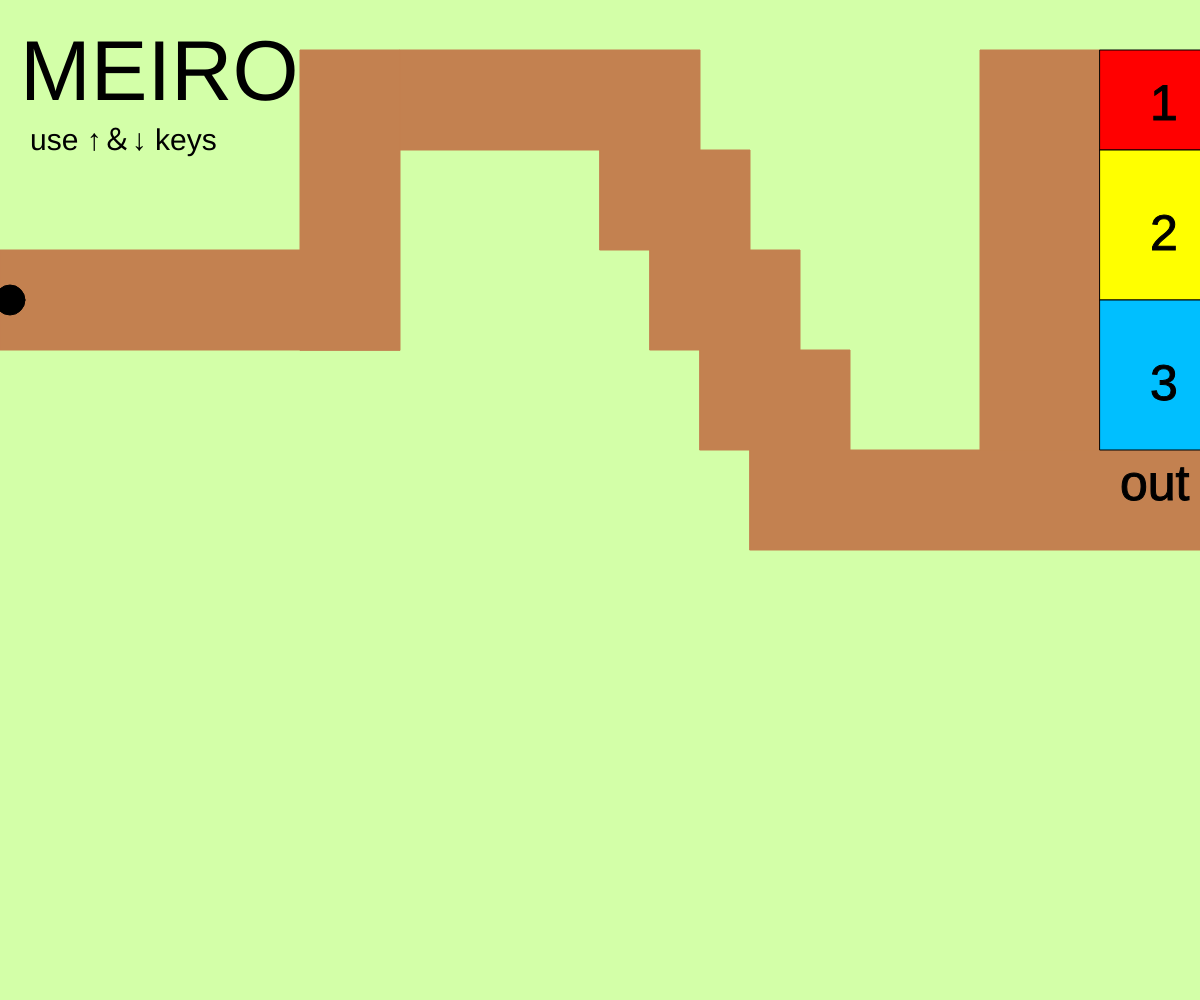
Frame 1 (no input)
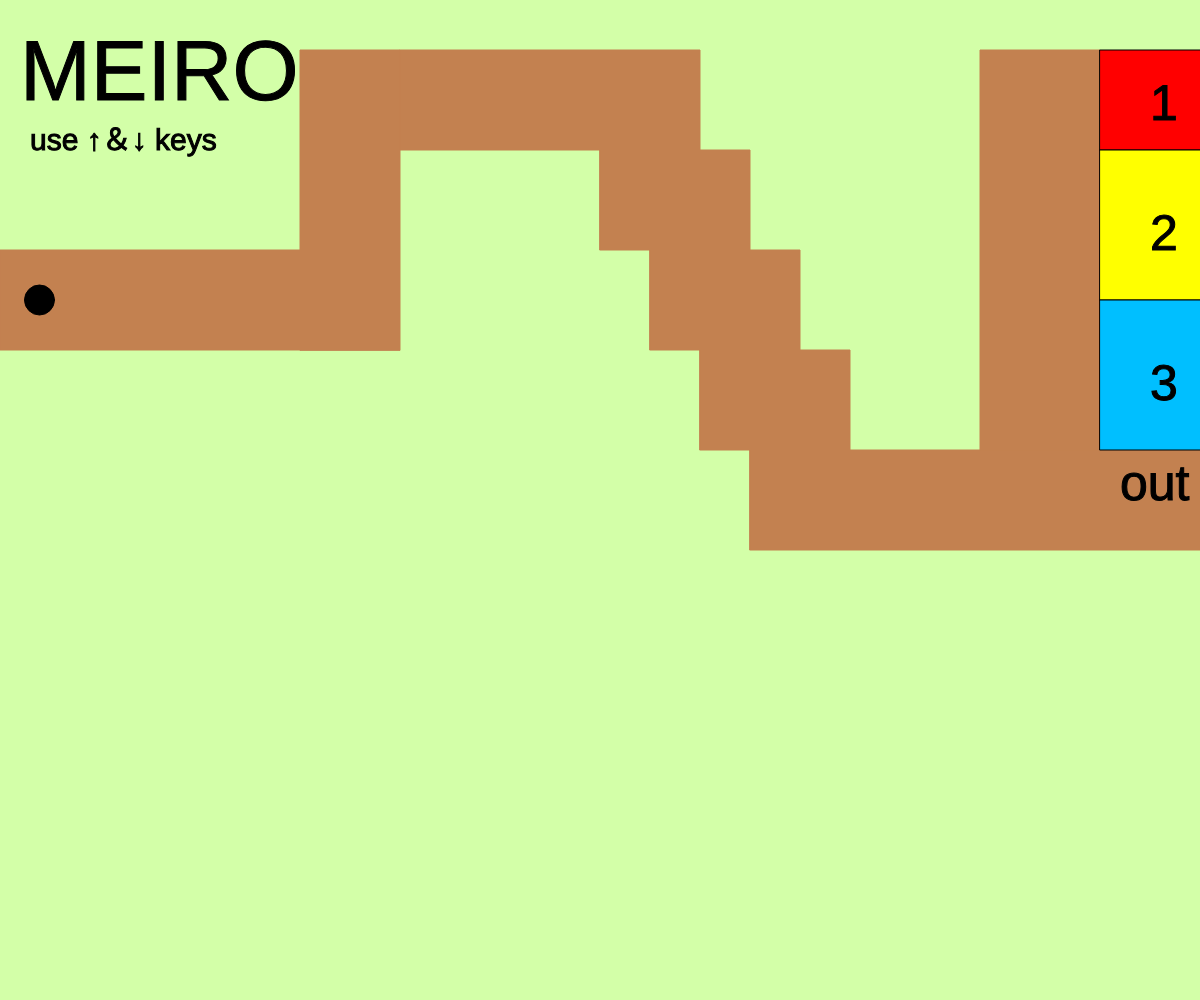
Frame 60 (no input)
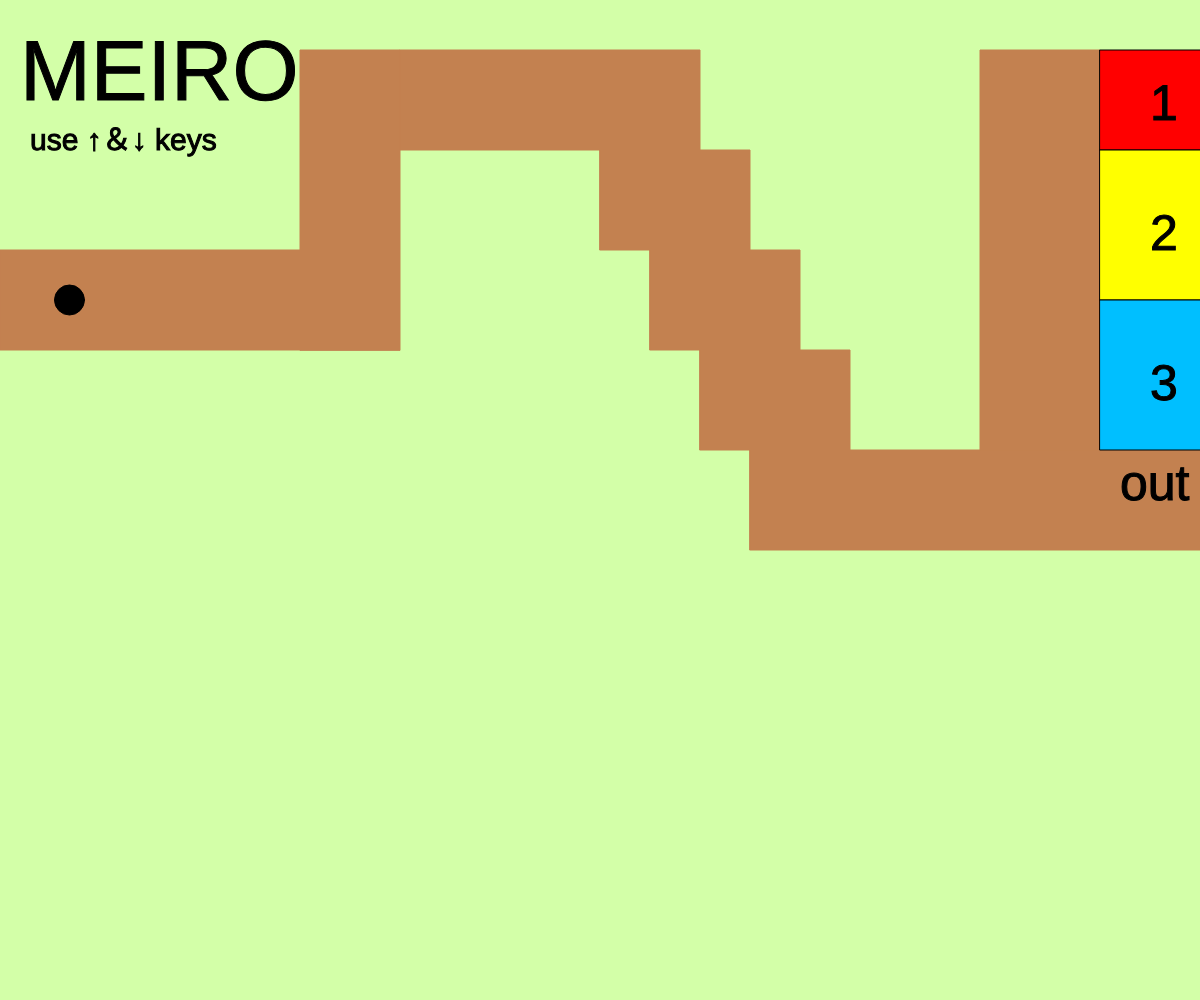
Frame 120 (the mouse pressed at the canvas centre since frame 60)

The p5.js sketch that drew these frames (run headless with seeded random() and noise() and a simulated clock; from frame 60 on, the mouse is pressed at the canvas centre):

// p5.js sketch
// ── sketch.js
// 最終課題を制作しよう

let x, y;

function setup(){
  createCanvas(windowWidth, windowHeight);

  x = 10;
  y = 300;

 }



function draw(){

//設定
background(211,255,168);

textSize(85);
 fill(0,0,0)
 text('MEIRO',20,100);

 textSize(30);
 fill(0,0,0);
 text('use ↑＆↓ keys',30,150);


//マップ
fill(195,129,80);
stroke(195,129,80);

quad(0,250,300,250,300,350,0,350);
quad(300,350,300,50,400,50,400,350);
quad(400,50,700,50,700,150,400,150);
quad(600,150,750,150,750,250,600,250);
quad(650,250,800,250,800,350,650,350);
quad(700,350,850,350,850,450,700,450);
quad(750,450,1300,450,1300,550,750,550);
quad(980,450,980,50,1100,50,1100,450);

fill(255,0,0);
stroke(0,0,0);
quad(1100,50,1300,50,1300,150,1100,150);
drawRank('1',1150,120);


fill(255,255,0);
quad(1100,150,1300,150,1300,300,1100,300);
drawRank('2',1150,250);

fill(0,191,255);
quad(1100,300,1300,300,1300,450,1100,450);
drawRank('3',1150,400);

drawRank('out',1120,500);

//球の設定
fill(0,0,0);
ellipse(x, y, 30);

if(x<=1200){
  x +=0.5;
} 

//出たら振り出しに戻る&ゴール地点での不正防止
if(y<50){
  restart(10,300);
}
if(x<300){
  if(y<250){
    restart(10,300);
  }
}
if(x<400){
  if(y>350){
    restart(10,300);
  }
}
if(x>400&&x<600){
  if(y>150){
    restart(10,300);
  }
}
if(x>600&&x<650){
  if(y>250){
    restart(10,300);
  }
}
if(x>650&&x<700){
  if(y>350){
    restart(10,300);
  }
}
if(x>700&&x<750){
  if(y>450){
    restart(10,300);
  }
}
if(x>700&&x<980){
  if(y<150){
    restart(10,300);
  }
}
if(x>750&&x<980){
  if(y<250){
    restart(10,300);
  }
}
if(x>800&&x<980){
  if(y<350){
    restart(10,300);
  }
}
if(x>850&&x<980){
  if(y<450){
    restart(10,300);
  }
}
if(y>550){
  restart(10,300);
}
if(x>1100){
  if(y==150){
    restart(720,400);
  }
}
if(x>1100){
  if(y==300){
    restart(720,400);
  }
}
if(x>1100){
  if(y==450){
    restart(720,400)
  }
}

//ランク1でゴールした際の演出
if(x>=1200){
  if(y>=50&&y<150){
    star(600,300,300);
    star(150,300,80);
    star(1000,200,40);
    star(100,500,50);
    star(1100,100,30);
    star(850,500,100);
    textSize(35);
    strokeWeight(3);
    fill(0,0,0);
    text('congratulations',470,300);
  }
}


}


function keyPressed(){
  if(keyCode == UP_ARROW){ y -= 10; }
  if(keyCode == DOWN_ARROW){ y += 10; }
}

function drawRank(w,x,y){
  textSize(50);
  stroke(0,0,0);
  fill(0,0,0);
  text(w,x,y);
}

function star(cx, cy, r){
  fill(255,0,255);
  stroke(255,0,255);
  beginShape();
  for(var i = 0; i < 5; i++){
    let theta = TWO_PI * i * 2 / 5 - HALF_PI;
    let x = cx + cos(theta) * r;
    let y = cy + sin(theta) * r;
    vertex(x,y);
  }
  endShape(CLOSE);
}

function restart(a,b){
createCanvas(windowWidth, windowHeight);
background(211,255,168);
textSize(85);
 fill(0,0,0)
 text('MEIRO',20,100);
 textSize(30);
 fill(0,0,0);
 text('use ↑＆↓ keys',30,150);
 x=a;
 y=b;
}

  
function windowResized(){
  resizeCanvas(windowWidth, windowHeight);
}
